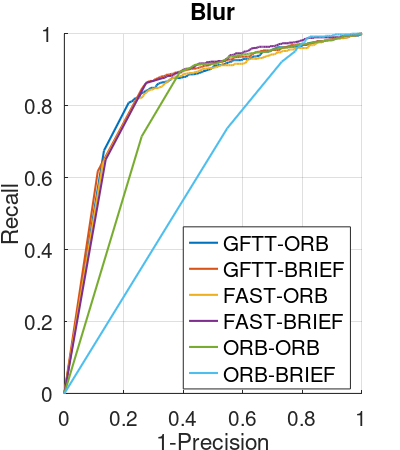

The MATLAB source for this figure:
clear all;
close all;
clc;

width = 4;     % Width in inches
height = 4.5;    % Height in inches
alw = 0.75;    % AxesLineWidth
fsz = 15;      % Fontsize
lw = 1.5;      % LineWidth
msz = 6;       % MarkerSize

figure(1);
pos = get(gcf, 'Position');
set(gcf, 'Position', [pos(1) pos(2) width*100, height*100]); %<- Set size
set(gca, 'FontSize', fsz, 'LineWidth', alw); %<- Set properties

hold on;
grid off;

file=csvread('GFTT-ORB.csv');
r=file(:,1);
p=file(:,2);
p1=plot(p,r,'LineWidth',lw);

file=csvread('GFTT-BRIEF.csv');
r=file(:,1);
p=file(:,2);
p2=plot(p,r,'LineWidth',lw);

file=csvread('FAST-ORB.csv');
r=file(:,1);
p=file(:,2);
p3=plot(p,r,'LineWidth',lw);

file=csvread('FAST-BRIEF.csv');
r=file(:,1);
p=file(:,2);
p4=plot(p,r,'LineWidth',lw);

file=csvread('ORB-ORB.csv');
r=file(:,1);
p=file(:,2);
p5=plot(p,r,'LineWidth',lw);

file=csvread('ORB-BRIEF.csv');
r=file(:,1);
p=file(:,2);
p6=plot(p,r,'LineWidth',lw);

title('Blur');
xlabel('1-Precision');
ylabel('Recall');
grid on

a=axes('position',get(gca,'position'),'visible','off');
legend(a,[p1 p2 p3 p4 p5 p6],'GFTT-ORB','GFTT-BRIEF','FAST-ORB','FAST-BRIEF',
'ORB-ORB','ORB-BRIEF','FontSize', fsz, 'Location','SouthEast');
hold off

% Here we preserve the size of the image when we save it.
set(gcf,'InvertHardcopy','on');
set(gcf,'PaperUnits', 'inches');
papersize = get(gcf, 'PaperSize');
left = (papersize(1)- width)/2;
bottom = (papersize(2)- height)/2;
myfiguresize = [left, bottom, width, height];
set(gcf,'PaperPosition', myfiguresize);
 
% Save the file as PNG
 print('BlurRP','-dpng','-r300');